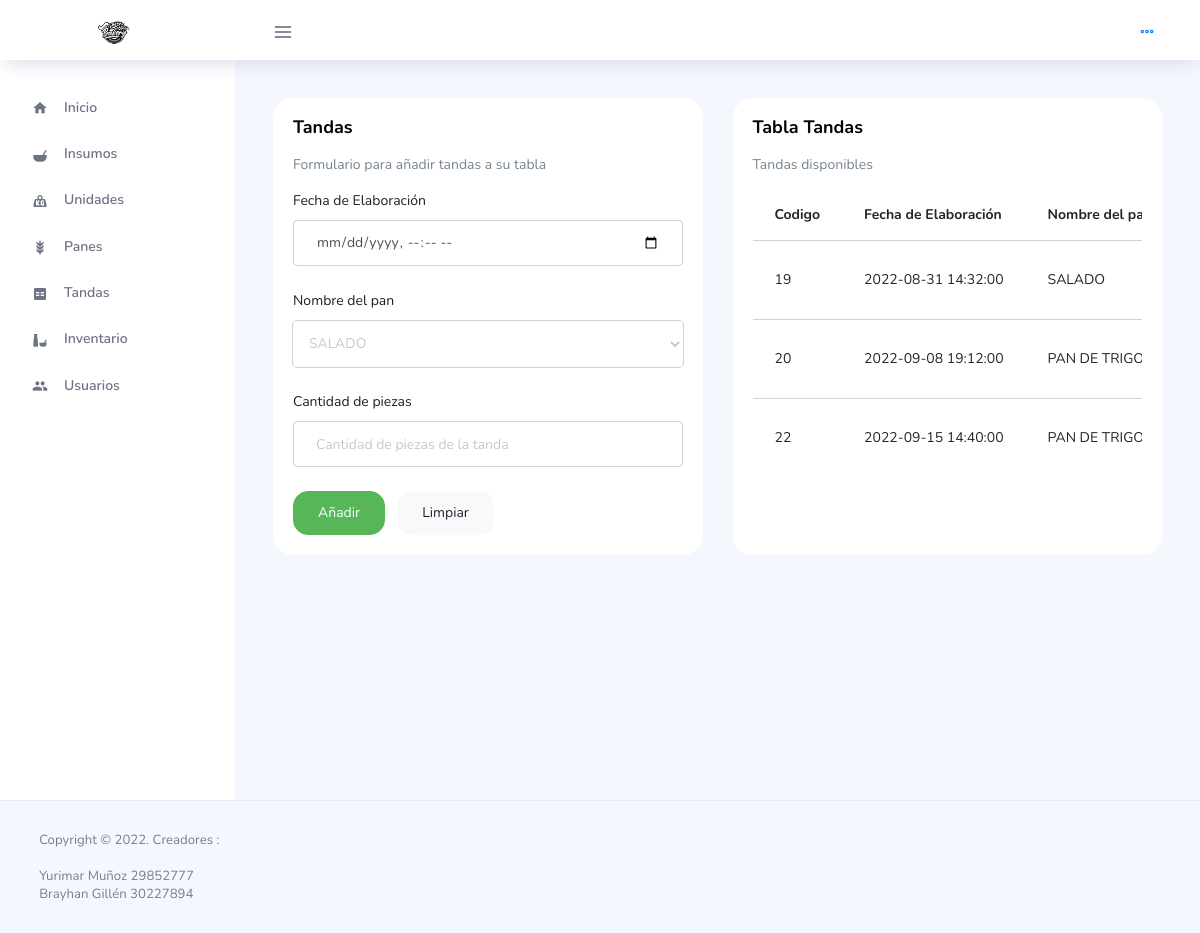
Screenshot of /show-tandas.php with the database file from the repository.
### tables this page shows
CREATE TABLE `panes` (
  `id_pan` int(10) UNSIGNED NOT NULL COMMENT 'Id del pan',
  `des_pan` varchar(50) NOT NULL COMMENT 'Descripción del pan'
);

CREATE TABLE `tandas` (
  `id_tan` int(10) UNSIGNED NOT NULL COMMENT 'Id de la tanda',
  `fec_tan` datetime NOT NULL DEFAULT current_timestamp() COMMENT 'Fecha de elaboración',
  `id_pan` int(10) UNSIGNED NOT NULL COMMENT 'Id del pan',
  `can_pie` tinyint(3) UNSIGNED NOT NULL DEFAULT 0 COMMENT 'Cantidad de piezas de la tanda'
);

### show-tandas.php (called while the page is built)
<?php
include('controller/tandas.php');
include('header.php');
include('sidebar.php');
include('view/tandas.php');
include('footer.php');

### controller/tandas.php (called while the page is built, shortened)
<?php
include("model/tandas.php");
$conexion = require("model/conexion.php");
$objTandas = new tandas($conexion);
$tandas = $objTandas->get();
$listPan = $objTandas->listPan();

### model/tandas.php (called while the page is built, shortened)
<?php
class tandas
{
    function __construct($conexion)
    {
        $this->conexion = $conexion;
    }
    public function listPan()
    {
        $query = ("SELECT * FROM panes");
        return $this->conexion->query($query);
    }
    public function get()
    {
        return $this->conexion->query("SELECT tandas.id_tan, tandas.fec_tan, panes.des_pan,tandas.can_pie
        FROM panes
        INNER JOIN tandas
        ON panes.id_pan=tandas.id_pan
        /* ORDER BY panes.des_pan */");
    }
}

### view/tandas.php (the view, shortened to what this page needs)
<body>
  <div class="main-panel">
    <div class="content-wrapper">
      <div class="row">
        <div class="col-md-6 grid-margin stretch-card">
          <div class="card">
            <div class="card-body">
              <h4 class="card-title">Tandas</h4>
              <p class="card-description">
                Formulario para añadir tandas a su tabla
              </p>
              <form class="forms-sample" method="POST">
                <div class="form-group">
                  <label for="fec_tan">Fecha de Elaboración</label>
                  <input type="datetime-local" name="fec_tan" class="form-control" id="fec_tan" placeholder="Fecha de Elaboración de la tanda">
                </div>
                <?php foreach ($listPan as $value) { ?>
                <div class="form-group">
                <label for="text">Nombre del pan</label>
                <select class="form-control" name="nom_pan" data-iduser="<?php echo $value['id_pan']?>" id="nom_pan">
                        <?php foreach ($listPan as $number_pan => $pan) { ?>
                          <option  value="<?php echo $pan['id_pan'] ?>" <?php if($value['des_pan']==$pan['des_pan']) echo 'selected';?>> <?php echo strtoupper($pan['des_pan'])?> </option>
                        <?php } ?>
                        </select>
                <?php } ?>
                </div>
                <div class="form-group">
                  <label for="can_pie">Cantidad de piezas</label>
                  <input type="number" name="can_pie" class="form-control" id="can_pie" placeholder="Cantidad de piezas de la tanda">
                </div>
                <button type="submit" name="accion" class="btn btn-success mr-2" value="ADD_TANDA">Añadir</button>
                <button type="submit" name="accion" value="Limpiar" class="btn btn-light">Limpiar</button>
              </form>
            </div>
          </div>
        </div>
        <div class="col-lg-6 grid-margin stretch-card">
          <div class="card">
            <div class="card-body">
              <h4 class="card-title">Tabla Tandas</h4>
              <p class="card-description">
                Tandas disponibles
              </p>
              <div class="table-responsive">
                <table class="table table-hover">
                  <thead>
                    <tr>
                      <th>Codigo</th>
                      <th>Fecha de Elaboración</th>
                      <th>Nombre del pan</th>
                    </tr>
                  </thead>
                  <tbody>
                    <?php
                    while ($tanda = $tandas->fetch_object()) { ?>
                      <tr>
                        <td><?= $tanda->id_tan ?></td>
                        <td><?= $tanda->fec_tan ?></td>
                        <td><?= $tanda->des_pan ?></td>
                      </tr>
                    <?php }
                    ?>
                  </tbody>
                </table>
              </div>
            </div>
          </div>
        </div>
      </div>
    </div>
  </div>

### rows the page displays
tandas: id_tan "19", fec_tan "2022-08-31 14:32:00", id_pan.des_pan "SALADO"
tandas: id_tan "20", fec_tan "2022-09-08 19:12:00", id_pan.des_pan "PAN DE…"
tandas: id_tan "22", fec_tan "2022-09-15 14:40:00", id_pan.des_pan "PAN DE…"

### other values shown
form field nom_pan "SALADO"
